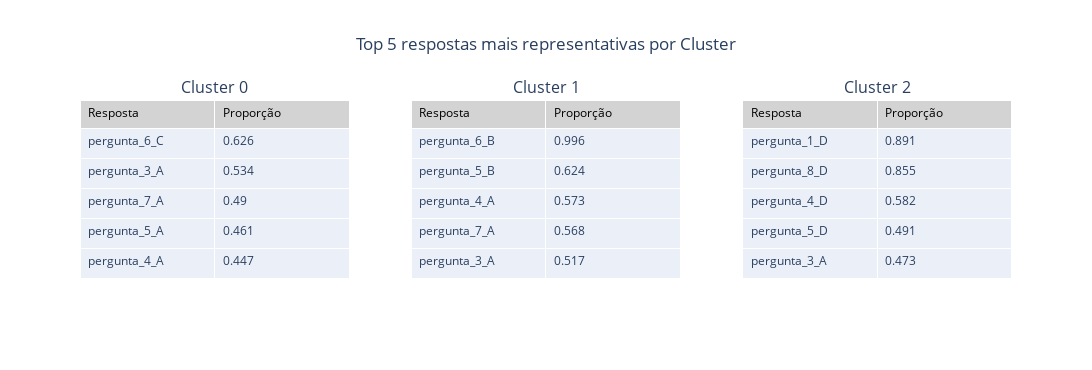

Here is the notebook cell this chart was saved with:
### Code cell
# Calculando a média de respostas por cluster -- as 5 primeiras
df_encoded = pd.get_dummies(df_clusters.drop('Cluster', axis=1), prefix_sep='_', drop_first=False)
df_encoded['Cluster'] = df_clusters['Cluster']
centroids = df_encoded.groupby('Cluster').mean()
fig = make_subplots(
    rows=1, 
    cols=3, 
    subplot_titles=[f"Cluster {i}" for i in centroids.index],
    specs=[[{"type": "table"}]*3]
)
for i, cluster in enumerate(centroids.index):
    top5 = centroids.loc[cluster].sort_values(ascending=False).head(5)

    fig.add_trace(
        go.Table(
            header=dict(
                values=["Resposta", "Proporção"],
                fill_color="lightgrey",
                align="left",
                font=dict(color="black", size=12)
            ),
            cells=dict(
                values=[top5.index, top5.values.round(3)],
                align="left",
                height=30
            )
        ),
        row=1, col=i+1
    )
fig.update_layout(
    height=370, 
    width=1200,
    title_text="Top 5 respostas mais representativas por Cluster",
    title_x=0.5,
    template="plotly_white"
)
fig.show()

### Figure 1 — Plotly figure (JSON) as saved in the notebook; plotly's stock layout.template omitted (floating-point values rounded to 4 significant figures)
{"data": [{"cells": {"align": "left", "height": 30, "values": [["pergunta_6_C", "pergunta_3_A", "pergunta_7_A", "pergunta_5_A", "pergunta_4_A"], [0.626, 0.534, 0.49, 0.461, 0.447]]}, "domain": {"x": [0, 0.2889], "y": [0, 1]}, "header": {"align": "left", "fill": {"color": "lightgrey"}, "font": {"color": "black", "size": 12}, "values": ["Resposta", "Proporção"]}, "type": "table"}, {"cells": {"align": "left", "height": 30, "values": [["pergunta_6_B", "pergunta_5_B", "pergunta_4_A", "pergunta_7_A", "pergunta_3_A"], [0.996, 0.624, 0.573, 0.568, 0.517]]}, "domain": {"x": [0.3556, 0.6444], "y": [0, 1]}, "header": {"align": "left", "fill": {"color": "lightgrey"}, "font": {"color": "black", "size": 12}, "values": ["Resposta", "Proporção"]}, "type": "table"}, {"cells": {"align": "left", "height": 30, "values": [["pergunta_1_D", "pergunta_8_D", "pergunta_4_D", "pergunta_5_D", "pergunta_3_A"], [0.891, 0.855, 0.582, 0.491, 0.473]]}, "domain": {"x": [0.7111, 1], "y": [0, 1]}, "header": {"align": "left", "fill": {"color": "lightgrey"}, "font": {"color": "black", "size": 12}, "values": ["Resposta", "Proporção"]}, "type": "table"}], "layout": {"annotations": [{"font": {"size": 16}, "showarrow": false, "text": "Cluster 0", "x": 0.1444, "xanchor": "center", "xref": "paper", "y": 1, "yanchor": "bottom", "yref": "paper"}, {"font": {"size": 16}, "showarrow": false, "text": "Cluster 1", "x": 0.5, "xanchor": "center", "xref": "paper", "y": 1, "yanchor": "bottom", "yref": "paper"}, {"font": {"size": 16}, "showarrow": false, "text": "Cluster 2", "x": 0.8556, "xanchor": "center", "xref": "paper", "y": 1, "yanchor": "bottom", "yref": "paper"}], "height": 370, "title": {"text": "Top 5 respostas mais representativas por Cluster", "x": 0.5}, "width": 1200}}
